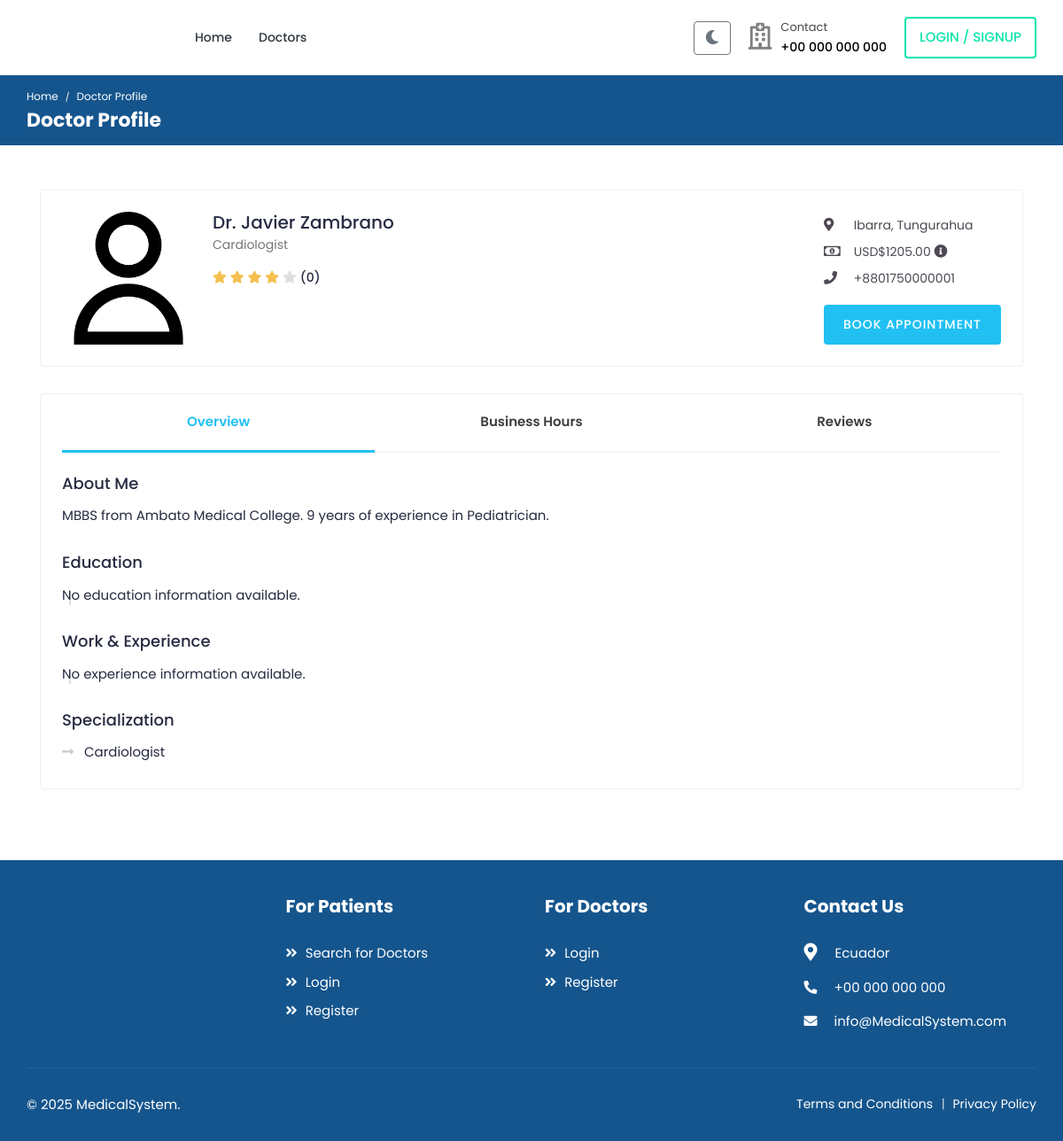
The page /doctors/doctor1/profile/ on the database its author committed.
### accounts/models.py (models this page shows, shortened)
class User(AbstractUser):
    class RoleChoices(models.TextChoices):
        DOCTOR = "doctor", "Doctor"
        PATIENT = "patient", "Patient"
    username = models.CharField(max_length=30, unique=True)
    role = models.CharField(
        choices=RoleChoices.choices,
        max_length=20,
        default="patient",
        error_messages={"required": "Role must be provided"},
    )
    email = models.EmailField(
        blank=True,
        error_messages={
            "unique": "A user with that email already exists.",
        },
    )
    first_name = models.CharField(max_length=150, blank=True)
    last_name = models.CharField(max_length=150, blank=True)
    registration_number = models.IntegerField(null=True, blank=True)
    USERNAME_FIELD = "username"
    REQUIRED_FIELDS = []
    objects = CustomUserManager()
    def get_full_name(self):
        full_name = "%s %s" % (self.first_name, self.last_name)
        return full_name.strip() or self.username
    @property
    def rating(self):
        return 4  # Default value
    @property
    def average_rating(self):
        return (
            self.reviews_received.aggregate(Avg("rating"))["rating__avg"] or 0
        )

class Profile(models.Model):
    user = models.OneToOneField(User, on_delete=models.CASCADE, related_name="profile")
    avatar = models.ImageField(default="defaults/user.png", upload_to=profile_photo_directory_path)
    image = models.ImageField(upload_to='profiles/', null=True, blank=True)
    bio = models.TextField(blank=True, null=True)
    phone = models.CharField(max_length=20, blank=True, null=True)
    dob = models.DateField(blank=True, null=True)
    about = models.TextField(blank=True, null=True)
    specialization = models.CharField(max_length=255, blank=True, null=True)
    gender = models.CharField(max_length=10,
                              choices=
                              [("male", "Male"),
                               ("female", "Female"),
                               ("other", "Other")],blank=True,)
    address = models.TextField(blank=True, null=True)
    city = models.CharField(max_length=100, blank=True)
    state = models.CharField(max_length=100, blank=True)
    postal_code = models.CharField(max_length=20, blank=True)
    country = models.CharField(max_length=100, blank=True)
    price_per_consultation = models.DecimalField(max_digits=10, decimal_places=2, null=True, blank=True)
    is_available = models.BooleanField(default=True)
    blood_group = models.CharField(max_length=5,
        choices=[
            ("A+", "A+"),
            ("A-", "A-"),
            ("B+", "B+"),
            ("B-", "B-"),
            ("O+", "O+"),
            ("O-", "O-"),
            ("AB+", "AB+"),
            ("AB-", "AB-"),
        ],
        blank=True,
        null=True,
    )
    allergies = models.TextField(blank=True, null=True)
    medical_conditions = models.TextField(blank=True, null=True)
    experience = models.PositiveIntegerField(default=0)
    @property
    def image(self):
        return (
            self.avatar.url
            if self.avatar.storage.exists(self.avatar.name)
            else f"{settings.MEDIA_URL}defaults/user.png"
        )

### doctors/views.py (the view)
class DoctorProfileView(DetailView):
    context_object_name = "doctor"
    model = User
    slug_url_kwarg = "username"
    slug_field = "username"
    template_name = "doctors/profile.html"
    def get_object(self, queryset=None):
        if queryset is None:
            queryset = self.get_queryset()
        slug = self.kwargs.get(self.slug_url_kwarg)
        queryset = queryset.select_related("profile").prefetch_related(
            "educations",
            "experiences",
            "sunday__time_range",
            "monday__time_range",
            "tuesday__time_range",
            "wednesday__time_range",
            "thursday__time_range",
            "friday__time_range",
            "saturday__time_range",
        )
        try:
            obj = queryset.get(
                **{self.slug_field: slug, "role": User.RoleChoices.DOCTOR}
            )
        except User.DoesNotExist:
            raise Http404(f"No doctor found matching the username")
        return obj
    def get_context_data(self, **kwargs):
        context = super().get_context_data(**kwargs)
        doctor = self.object
        current_day = datetime.now().strftime("%A")
        business_hours = {
            "Sunday": (
                doctor.sunday.time_range.all()
                if hasattr(doctor, "sunday")
                else []
            ),
            "Monday": (
                doctor.monday.time_range.all()
                if hasattr(doctor, "monday")
                else []
            ),
            "Tuesday": (
                doctor.tuesday.time_range.all()
                if hasattr(doctor, "tuesday")
                else []
            ),
            "Wednesday": (
                doctor.wednesday.time_range.all()
                if hasattr(doctor, "wednesday")
                else []
            ),
            "Thursday": (
                doctor.thursday.time_range.all()
                if hasattr(doctor, "thursday")
                else []
            ),
            "Friday": (
                doctor.friday.time_range.all()
                if hasattr(doctor, "friday")
                else []
            ),
            "Saturday": (
                doctor.saturday.time_range.all()
                if hasattr(doctor, "saturday")
                else []
            ),
        }
        feedbacks = Feedback.objects.filter(
            doctor=doctor,
            is_approved=True
        ).order_by('-created_at')
        feedback_stats = feedbacks.aggregate(
            avg_rating=Avg('rating'),
            count=Count('id'),
            five_star=Count('id', filter=Q(rating=5)),
            four_star=Count('id', filter=Q(rating=4)),
            three_star=Count('id', filter=Q(rating=3)),
            two_star=Count('id', filter=Q(rating=2)),
            one_star=Count('id', filter=Q(rating=1))
        )
        total = feedback_stats['count'] or 1
        feedback_stats.update({
            'five_star_percent': (feedback_stats['five_star'] / total) * 100,
            'four_star_percent': (feedback_stats['four_star'] / total) * 100,
            'three_star_percent': (feedback_stats['three_star'] / total) * 100,
            'two_star_percent': (feedback_stats['two_star'] / total) * 100,
            'one_star_percent': (feedback_stats['one_star'] / total) * 100,
        })
        recent_feedbacks = feedbacks[:5]
        context.update(
            {
                "current_day": current_day,
                "business_hours": business_hours,
                "reviews": doctor.reviews_received.select_related(
                    "patient", "patient__profile"
                ).order_by("-created_at"),
                "feedbacks": recent_feedbacks,
                "feedback_stats": feedback_stats,
            }
        )
        return context

### templates/doctors/profile.html (shortened to what this page needs)
{% extends 'base.html' %}
{% load static %}
{% load time_filters %}
{% block content %}
    <div class="breadcrumb-bar">
        <div class="container-fluid">
            <div class="row align-items-center">
                <div class="col-md-12 col-12">
                    <nav aria-label="breadcrumb" class="page-breadcrumb">
                        <ol class="breadcrumb">
                            <li class="breadcrumb-item"><a href="{% url 'core:home' %}">Home</a></li>
                            <li class="breadcrumb-item active" aria-current="page">Doctor Profile</li>
                        </ol>
                    </nav>
                    <h2 class="breadcrumb-title">Doctor Profile</h2>
                </div>
            </div>
        </div>
    </div>
    <div class="content">
        <div class="container">
            <div class="card">
                <div class="card-body">
                    <div class="doctor-widget">
                        <div class="doc-info-left">
                            <div class="doctor-img">
                                <img src="{{ doctor.profile.image }}" class="img-fluid" alt="{{ doctor.get_full_name }}">
                            </div>
                            <div class="doc-info-cont">
                                <h4 class="doc-name">Dr. {{ doctor.get_full_name }}</h4>
                                <p class="doc-speciality">{{ doctor.profile.specialization }}</p>
                                <div class="rating">
                                    <i class="fas fa-star {% if doctor.rating >= 1 %}filled{% endif %}"></i>
                                    <i class="fas fa-star {% if doctor.rating >= 2 %}filled{% endif %}"></i>
                                    <i class="fas fa-star {% if doctor.rating >= 3 %}filled{% endif %}"></i>
                                    <i class="fas fa-star {% if doctor.rating >= 4 %}filled{% endif %}"></i>
                                    <i class="fas fa-star {% if doctor.rating >= 5 %}filled{% endif %}"></i>
                                    <span class="d-inline-block average-rating">({{ doctor.reviews_count|default:0 }})</span>
                                </div>
                            </div>
                        </div>
                        <div class="doc-info-right">
                            <div class="clini-infos">
                                <ul>
                                    {% if doctor.profile.city or doctor.profile.state %}
                                        <li>
                                            <i class="fas fa-map-marker-alt"></i>
                                            {{ doctor.profile.city }}{% if doctor.profile.state %}, {{ doctor.profile.state }}{% endif %}
                                        </li>
                                    {% endif %}
                                    {% if doctor.profile.price_per_consultation %}
                                        <li>
                                            <i class="far fa-money-bill-alt"></i> USD${{ doctor.profile.price_per_consultation }}
                                            <i class="fas fa-info-circle" data-toggle="tooltip" title="Consultation Fee"></i>
                                        </li>
                                    {% endif %}
                                    {% if doctor.profile.phone %}
                                        <li><i class="fas fa-phone"></i> {{ doctor.profile.phone }}</li>
                                    {% endif %}
                                </ul>
                            </div>
                            <div class="clinic-booking">
                                <a class="apt-btn" href="{% url 'bookings:doctor-booking-view' doctor.username %}">Book Appointment</a>
                            </div>
                        </div>
                    </div>
                </div>
            </div>
            <div class="card">
                <div class="card-body pt-0">
                    <nav class="user-tabs mb-4">
                        <ul class="nav nav-tabs nav-tabs-bottom nav-justified">
                            <li class="nav-item">
                                <a class="nav-link active" href="#doc_overview" data-toggle="tab">Overview</a>
                            </li>
                            <li class="nav-item">
                                <a class="nav-link" href="#doc_business_hours" data-toggle="tab">Business Hours</a>
                            </li>
                            <li class="nav-item">
                                <a class="nav-link" href="#doc_reviews" data-toggle="tab">Reviews</a>
                            </li>
                        </ul>
                    </nav>
                    <div class="tab-content pt-0">
                        <div role="tabpanel" id="doc_overview" class="tab-pane fade show active">
                            <div class="row">
                                <div class="col-md-12 col-lg-9">
                                    {% if doctor.profile.about %}
                                    <div class="widget about-widget">
                                        <h4 class="widget-title">About Me</h4>
                                        <p>{{ doctor.profile.about }}</p>
                                    </div>
                                    {% endif %}
                                    <div class="widget education-widget">
                                        <h4 class="widget-title">Education</h4>
                                        <div class="experience-box">
                                            <ul class="experience-list">
                                                {% for education in doctor.educations.all %}
                                                    <li>
                                                        <div class="experience-user">
                                                            <div class="before-circle"></div>
                                                        </div>
                                                        <div class="experience-content">
                                                            <div class="timeline-content">
                                                                <a href="#" class="name">{{ education.college }}</a>
                                                                <div>{{ education.degree }}</div>
                                                                <span class="time">{{ education.year_of_completion }}</span>
                                                            </div>
                                                        </div>
                                                    </li>
                                                {% empty %}
                                                    <li>No education information available.</li>
                                                {% endfor %}
                                            </ul>
                                        </div>
                                    </div>
                                    <div class="widget experience-widget">
                                        <h4 class="widget-title">Work & Experience</h4>
                                        <div class="experience-box">
                                            <ul class="experience-list">
                                                {% for experience in doctor.experiences.all %}
                                                    <li>
                                                        <div class="experience-user">
                                                            <div class="before-circle"></div>
                                                        </div>
                                                        <div class="experience-content">
                                                            <div class="timeline-content">
                                                                <a href="#" class="name">{{ experience.institution }}</a>
                                                                <div>{{ experience.designation }}</div>
                                                                <span class="time">{{ experience.from_year }} - {% if experience.to_year %}{{ experience.to_year }}{% else %}Present{% endif %}</span>
                                                            </div>
                                                        </div>
                                                    </li>
                                                {% empty %}
                                                    <li>No experience information available.</li>
                                                {% endfor %}
                                            </ul>
                                        </div>
                                    </div>
                                    {% if doctor.profile.specialization %}
                                        <div class="service-list">
                                            <h4>Specialization</h4>
                                            <ul class="clearfix">
                                                <li>{{ doctor.profile.specialization }}</li>
                                            </ul>
                                        </div>
                                    {% endif %}
                                </div>
                            </div>
                        </div>
                    </div>
                </div>
            </div>
        </div>
    </div>
{% endblock %}

### rows shown on the page
User: profile.image (placeholder picture), get_full_name "Javier Zambrano", profile.specialization "Cardiologist", profile.city "Ibarra", profile.state "Tungurahua", profile.price_per_consultation "1205.00", profile.phone "+8801750000001", profile.about "MBBS from Ambato Medical College. 9 years of experience in Pediatrician."

### other values the page prints
{{ doctor.reviews_count|default:0 }} "0"
